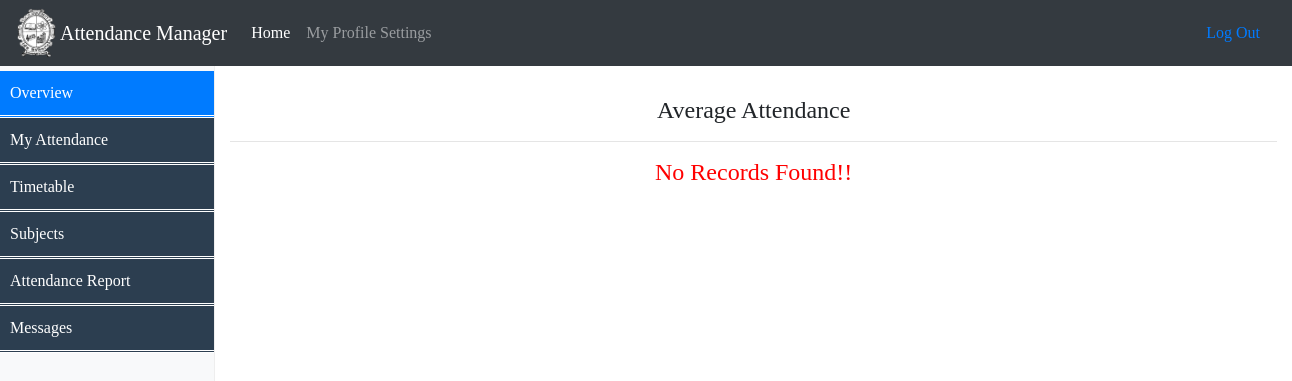
The app's page /Student/Stud_AttendanceView.php (signed in), older data.
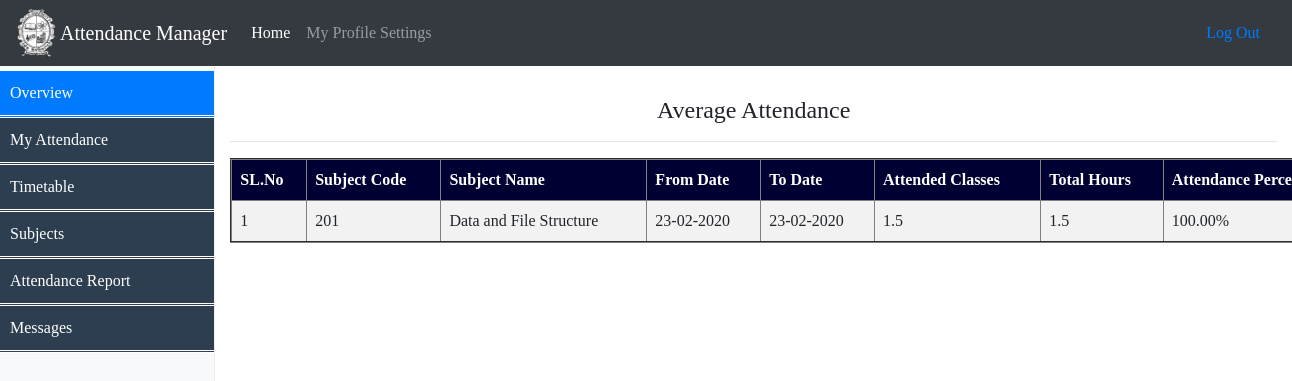
The same page, newer data.
### tables this page shows
CREATE TABLE `attendance` (
  `attd_date` varchar(30) NOT NULL,
  `Last_Date` varchar(30) NOT NULL,
  `stud_id` varchar(50) NOT NULL,
  `Present_Count` float DEFAULT 0,
  `Total_Classes` float DEFAULT NULL,
  `dept_name` varchar(20) DEFAULT NULL,
  `course_id` int(11) DEFAULT NULL,
  `sub_id` int(11) NOT NULL,
  `fact_id` int(11) DEFAULT 0
);

CREATE TABLE `subjects` (
  `course_id` int(11) NOT NULL,
  `sub_id` int(11) NOT NULL,
  `sub_name` varchar(50) NOT NULL,
  `fact_id` int(11) DEFAULT 0,
  `Enroll_Key` int(11) DEFAULT 0
);

### Student/session.php (called while the page is built, shortened)
<?php
$connection = mysqli_connect("localhost", "root", "");
$user_check=$_SESSION['login_user'];
$ses_sql=mysqli_query($connection,"select username from logindetails where username='$user_check'");
$row = mysqli_fetch_assoc($ses_sql);
$login_session =$row['username'];
?>

### Student/Stud_AttendanceView.php (the view, shortened to what this page needs)
<!doctype html>
<?php
include('session.php');
?>
<html lang="en">
  <head>
    <link href="Assests/table.css" rel="stylesheet">
	<link href="Assests/dropdown.css" rel="stylesheet">
	<link href="Assests/menu.css" rel="stylesheet">
    <link href="Assests/css/bootstrap.min.css" rel="stylesheet">
    <link href="Assests/css/dashboard.css" rel="stylesheet">
  </head>
  <body style="font-family:Verdana;font-size:16px;">
    <header>
      <nav class="navbar navbar-expand-md navbar-dark fixed-top bg-dark">
	  	<img src="goa-logo.png" alt="attendance" style="width:40px;height:50px;" align="left">&nbsp;
        <a class="navbar-brand" href="">Attendance Manager</a>
        <div class="collapse navbar-collapse" id="navbarsExampleDefault" style="font-size:10;">
          <ul class="navbar-nav mr-auto">
            <li class="nav-item active">
              <a class="nav-link" href="StudentProfile.php">Home <span class="sr-only">(current)</span></a>
            </li>
            <li class="nav-item">
			  <li class="dropdown">
				<a class="nav-link" href="javascript:void(0)" class="dropbtn">My Profile Settings</a>
			  </li>
            </li>
          </ul>
          <form class="form-inline mt-2 mt-md-0">
             <a class="nav-link" href="logout.php">Log Out</a>
          </form>
        </div>
      </nav>
    </header>
<div class="container-fluid">
      <div class="row">
		  <nav class="col-sm-3 col-md-2 d-none d-sm-block bg-light sidebar">
				<ul class="mainmenu nav nav-pills flex-column">
					<li class="nav-item">
						  <a class="nav-link active" href="#">Overview <span class="sr-only">(current)</span></a>
					 </li>
					<li class="nav-item"><a class="nav-link"href="Stud_AttendanceView.php">My Attendance</a></li>
					<li class="nav-item"><a class="nav-link"href="ViewTimetable.html">Timetable</a></li>
					<li class="nav-item"><a class="nav-link"href="Enroll.html">Subjects</a></li>
					<li><a href="SemesterReport.php">Attendance Report</a></li>
					<li><a href="stud_notify.php">Messages</a></li>
				</ul>
			</nav>
        <main role="main" class="col-sm-9 ml-sm-auto col-md-10 pt-3">
		<br>
		<h4 align="center">Average Attendance</h4>
		<hr>
		<?php
			$login=$login_session;
			$stud="select stud_id,course_id from logindetails where username='$login'";
			$s=mysqli_query($connection,$stud);
			$row3 = mysqli_fetch_assoc($s);
			$stud_id=$row3['stud_id'];
			$course_id=$row3['course_id'];
			$query="select * from attendance where course_id='$course_id' and stud_id='$stud_id'";
			$result=mysqli_query($connection,$query);
			if((mysqli_num_rows($result)) > 0){
			echo"<table border='2'width='110%'>";
			echo "<th>SL.No</th>";
			echo"<th>Subject Code</th>";
			echo"<th>Subject Name</th>";
			echo "<th>From Date</th>";
			echo "<th>To Date</th>";
			echo "<th>Attended Classes</th>";
			echo "<th>Total Hours</th>";
			echo "<th>Attendance Percentage</th>";
				$i=0;
				while($row=mysqli_fetch_assoc($result))
				{
					$originalDate = $row['attd_date'];
					$start = date("d-m-Y", strtotime($originalDate));
					$originalDate2 = $row['Last_Date'];
					$end = date("d-m-Y", strtotime($originalDate2));
					$var=$i=$i+1;
					echo "<tr align='center'>";
					echo "<td>$var</td>";
					echo "<td>".$row['sub_id']."</td>";
					$sub_id=$row['sub_id'];
					$sub_name="select sub_name from subjects where sub_id='$sub_id'";
					$res=mysqli_query($connection,$sub_name);
					$row2=mysqli_fetch_assoc($res);
					echo "<td>".$row2['sub_name']."</td>";
					echo "<td>".$start."</td>";
					echo "<td>".$end."</td>";
					echo "<td>".$row['Present_Count']."</td>";
					echo "<td>".$row['Total_Classes']."</td>";
					$total=$row['Total_Classes'];
					$present=$row['Present_Count'];
					$per=(($present/$total)*100);
					$per=number_format("$per",2);
					echo "<td> $per%</td>";
					echo "</tr>";
				}
			}
			else
					echo "<h4 align='center'><font color='red'>No Records Found!!</font></h4>";
			echo "</table>";
		?>
		</main>
      </div>
    </div>
	</body>
</html>

Row changes from the older to the newer data that the page shows:
added attendance: var "1", sub "201", subjects.sub_name "Data and File Structure", attd_date "23-02-2020", Last_Date "23-02-2020", Present_Count "1.5", Total_Classes "1.5", per "100.00"
Text that changed along with them:
text no longer shown: "No Records Found!!"
text now shown: "SL.No Subject Code Subject Name From Date To Date Attended Classes Total Hours Attendance…"
